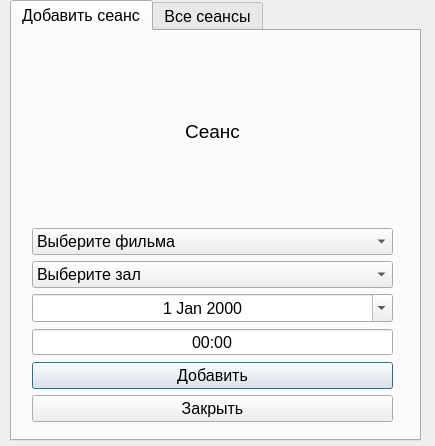
<?xml version="1.0" encoding="UTF-8"?>
<ui version="4.0">
 <class>ActionWithSession</class>
 <widget class="QDialog" name="ActionWithSession">
  <property name="geometry">
   <rect>
    <x>0</x>
    <y>0</y>
    <width>435</width>
    <height>446</height>
   </rect>
  </property>
  <property name="minimumSize">
   <size>
    <width>435</width>
    <height>446</height>
   </size>
  </property>
  <property name="maximumSize">
   <size>
    <width>435</width>
    <height>446</height>
   </size>
  </property>
  <property name="font">
   <font>
    <pointsize>12</pointsize>
   </font>
  </property>
  <property name="windowTitle">
   <string>Dialog</string>
  </property>
  <widget class="QTabWidget" name="tabWidget">
   <property name="geometry">
    <rect>
     <x>10</x>
     <y>0</y>
     <width>411</width>
     <height>441</height>
    </rect>
   </property>
   <property name="minimumSize">
    <size>
     <width>411</width>
     <height>441</height>
    </size>
   </property>
   <property name="maximumSize">
    <size>
     <width>411</width>
     <height>441</height>
    </size>
   </property>
   <property name="currentIndex">
    <number>0</number>
   </property>
   <widget class="QWidget" name="tab">
    <attribute name="title">
     <string>Добавить сеанс</string>
    </attribute>
    <widget class="QWidget" name="verticalLayoutWidget">
     <property name="geometry">
      <rect>
       <x>20</x>
       <y>10</y>
       <width>361</width>
       <height>381</height>
      </rect>
     </property>
     <layout class="QVBoxLayout" name="verticalLayout">
      <item>
       <widget class="QLabel" name="label_info">
        <property name="font">
         <font>
          <pointsize>14</pointsize>
         </font>
        </property>
        <property name="text">
         <string>Сеанс</string>
        </property>
        <property name="alignment">
         <set>Qt::AlignCenter</set>
        </property>
       </widget>
      </item>
      <item>
       <widget class="QComboBox" name="comboBox_movie">
        <item>
         <property name="text">
          <string>Выберите фильма</string>
         </property>
        </item>
       </widget>
      </item>
      <item>
       <widget class="QComboBox" name="comboBox_hall">
        <item>
         <property name="text">
          <string>Выберите зал</string>
         </property>
        </item>
       </widget>
      </item>
      <item>
       <widget class="QDateEdit" name="dateEdit">
        <property name="alignment">
         <set>Qt::AlignCenter</set>
        </property>
        <property name="buttonSymbols">
         <enum>QAbstractSpinBox::NoButtons</enum>
        </property>
        <property name="calendarPopup">
         <bool>true</bool>
        </property>
       </widget>
      </item>
      <item>
       <widget class="QTimeEdit" name="timeEdit">
        <property name="enabled">
         <bool>true</bool>
        </property>
        <property name="alignment">
         <set>Qt::AlignCenter</set>
        </property>
        <property name="buttonSymbols">
         <enum>QAbstractSpinBox::NoButtons</enum>
        </property>
        <property name="displayFormat">
         <string>hh:mm</string>
        </property>
        <property name="calendarPopup">
         <bool>false</bool>
        </property>
       </widget>
      </item>
      <item>
       <widget class="QPushButton" name="pushButton_add">
        <property name="text">
         <string>Добавить</string>
        </property>
       </widget>
      </item>
      <item>
       <widget class="QPushButton" name="pushButton_close">
        <property name="text">
         <string>Закрыть</string>
        </property>
       </widget>
      </item>
     </layout>
    </widget>
   </widget>
   <widget class="QWidget" name="tab_2">
    <attribute name="title">
     <string>Все сеансы</string>
    </attribute>
    <widget class="QTableWidget" name="tableWidget_sessions">
     <property name="geometry">
      <rect>
       <x>0</x>
       <y>0</y>
       <width>411</width>
       <height>411</height>
      </rect>
     </property>
     <property name="sizeAdjustPolicy">
      <enum>QAbstractScrollArea::AdjustIgnored</enum>
     </property>
     <property name="selectionMode">
      <enum>QAbstractItemView::ExtendedSelection</enum>
     </property>
     <property name="selectionBehavior">
      <enum>QAbstractItemView::SelectItems</enum>
     </property>
     <property name="textElideMode">
      <enum>Qt::ElideLeft</enum>
     </property>
     <property name="verticalScrollMode">
      <enum>QAbstractItemView::ScrollPerItem</enum>
     </property>
     <property name="gridStyle">
      <enum>Qt::SolidLine</enum>
     </property>
     <property name="sortingEnabled">
      <bool>false</bool>
     </property>
     <property name="wordWrap">
      <bool>false</bool>
     </property>
     <property name="cornerButtonEnabled">
      <bool>true</bool>
     </property>
     <property name="rowCount">
      <number>0</number>
     </property>
     <property name="columnCount">
      <number>5</number>
     </property>
     <attribute name="horizontalHeaderCascadingSectionResizes">
      <bool>false</bool>
     </attribute>
     <attribute name="horizontalHeaderDefaultSectionSize">
      <number>120</number>
     </attribute>
     <attribute name="horizontalHeaderMinimumSectionSize">
      <number>34</number>
     </attribute>
     <attribute name="horizontalHeaderShowSortIndicator" stdset="0">
      <bool>false</bool>
     </attribute>
     <attribute name="horizontalHeaderStretchLastSection">
      <bool>true</bool>
     </attribute>
     <attribute name="verticalHeaderShowSortIndicator" stdset="0">
      <bool>false</bool>
     </attribute>
     <attribute name="verticalHeaderStretchLastSection">
      <bool>false</bool>
     </attribute>
     <column>
      <property name="text">
       <string>Зал</string>
      </property>
     </column>
     <column>
      <property name="text">
       <string>Фильм</string>
      </property>
     </column>
     <column>
      <property name="text">
       <string>Продолжительность</string>
      </property>
     </column>
     <column>
      <property name="text">
       <string>Дата</string>
      </property>
     </column>
     <column>
      <property name="text">
       <string>Время</string>
      </property>
     </column>
    </widget>
   </widget>
  </widget>
 </widget>
 <resources/>
 <connections/>
</ui>
